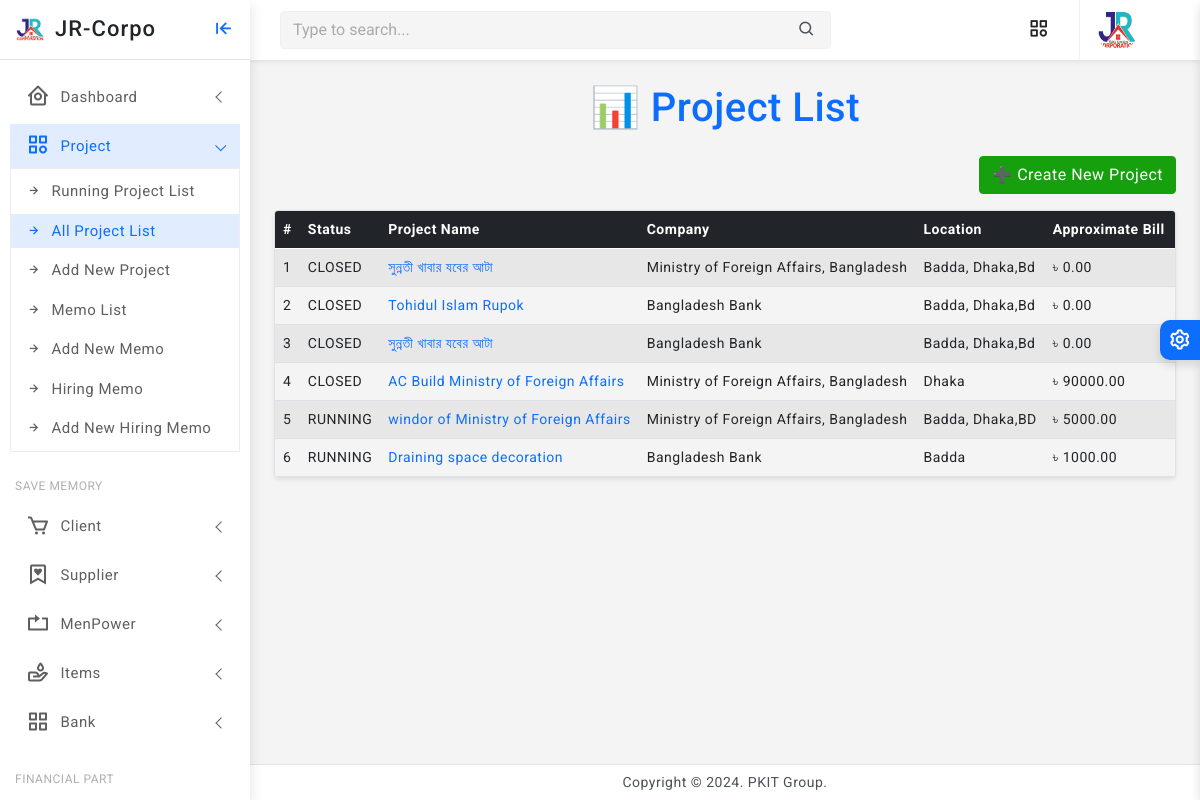
Before: /projects/all/ with the older database file.
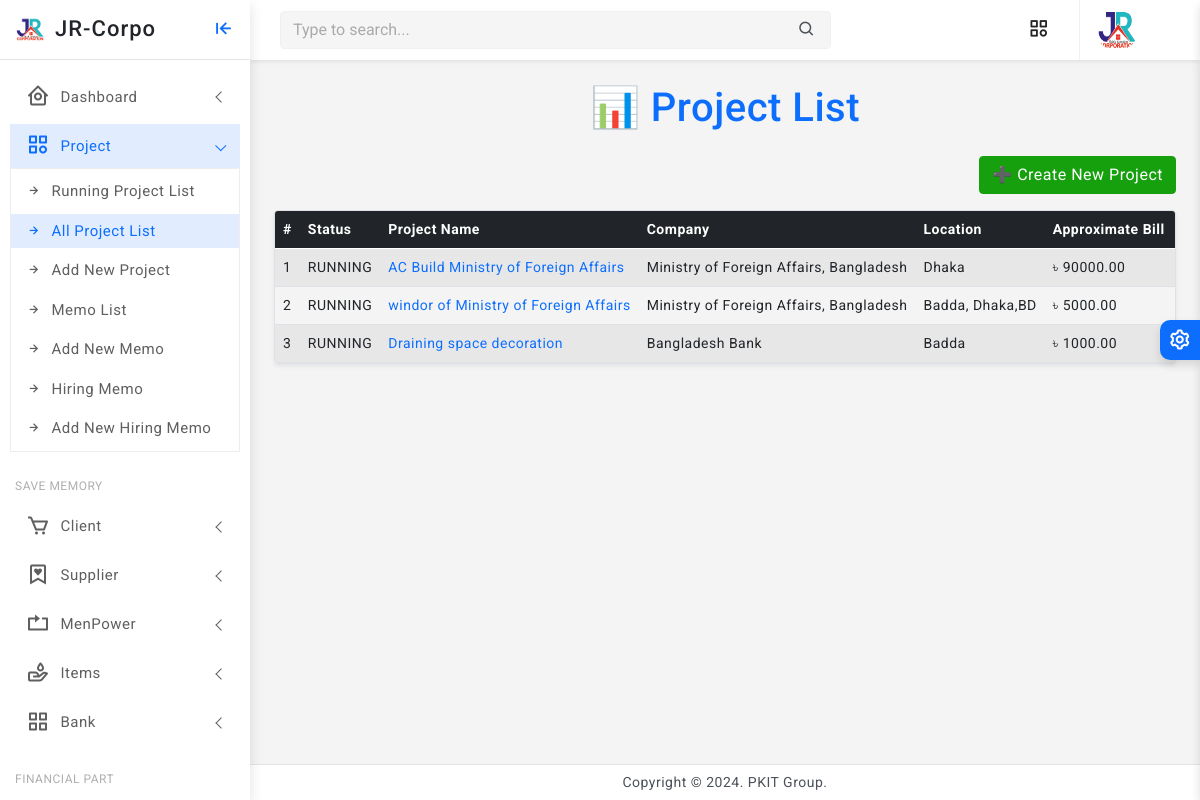
After: the same page with the newer database file.
### core/models.py (models this page shows, shortened)
class Project(models.Model):
    STATUS_CHOICES = [
        ('RUNNING', 'Running'),
        ('TRIAL', 'Trial Period'),
        ('CLOSED', 'Closed'),
        ('OTHER', 'Other'),
    ]
    company = models.ForeignKey(Company, on_delete=models.CASCADE, related_name='projects')
    name = models.CharField(max_length=255)
    location = models.CharField(max_length=255)
    approximate_bill = models.PositiveIntegerField(default=0)
    current_cost = models.PositiveIntegerField(default=0, null=True, blank=True)
    final_bill = models.PositiveIntegerField(default=0, null=True, blank=True)
    current_paid = models.PositiveIntegerField(default=0, null=True, blank=True)
    created_at = models.DateTimeField(auto_now_add=True)
    updated_at = models.DateTimeField(auto_now=True)
    status = models.CharField(max_length=10, null=True, blank=True, choices=STATUS_CHOICES, default='RUNNING')
    @property
    def profit_or_loss(self):
        if self.final_bill is not None and self.current_cost is not None:
            return self.final_bill - self.current_cost
        return 0

class Organization(models.Model):
    name = models.CharField(max_length=255, unique=True)
    location = models.CharField(max_length=255)
    phone = models.CharField(max_length=20)
    logo = models.ImageField(upload_to='media/logos/', blank=True, null=True)
    created_at = models.DateTimeField(auto_now_add=True)
    updated_at = models.DateTimeField(auto_now=True)
    class Meta:
        abstract = True

class Company(Organization):
    pass

### core/views.py (the view)
# urls.py: path('projects/all/', views.all_project_list, name='all_project_list'),
def all_project_list(request):
    projects = Project.objects.all().order_by('-created_at')
    return render(request, 'project/project_list.html', {'projects': projects})

### core/templates/project/project_list.html (shortened to what this page needs)
{% extends 'partials/base0.html' %}
{% block content %}
{% load static %}
<div>
    <h1 class="text-center mb-4 text-primary">📊 Project List</h1>
    <div class="text-end mb-3">
        <a href="{% url 'project_create' %}" class="btn btn-success">➕ Create New Project</a>
    </div>
    {% if projects %}
        <div class="table-responsive shadow-sm rounded border">
            <table class="table table-striped table-hover align-middle mb-0">
                <thead class="table-dark">
                    <tr>
                        <th>#</th>
                        <th>Status</th>
                        <th>Project Name</th>
                        <th>Company</th>
                        <th>Location</th>
                        <th>Approximate Bill</th>
                        <th>Current Paid</th>
                    </tr>
                </thead>
                <tbody>
                    {% for project in projects %}
                    <tr>
                        <td>{{ forloop.counter }}</td>
                        <td>{{ project.status }}</td>
                        <td>
                            <a href="{% url 'project_record_detail' project.pk %}">
                                {{ project.name }}
                            </a>
                        </td>
                        <td>{{ project.company.name }}</td>
                        <td>{{ project.location }}</td>
                        <td>৳ {{ project.approximate_bill|floatformat:2 }}</td>
                        <td>৳ {{ project.current_paid|default:"0.00"|floatformat:2 }}</td>
                    </tr>
                    {% endfor %}
                </tbody>
            </table>
        </div>
    {% else %}
        <div class="alert alert-warning text-center">No projects found.</div>
    {% endif %}
</div>
{% endblock %}

### templates/partials/base0.html (shortened to what this page needs)
<!doctype html>
<html lang="en">
{% load static %}
<head>
	<link href="{% static 'assets/plugins/vectormap/jquery-jvectormap-2.0.2.css' %}" rel="stylesheet"/>
	<link href="{% static 'assets/plugins/simplebar/css/simplebar.css' %}" rel="stylesheet" />
	<link href="{% static 'assets/plugins/perfect-scrollbar/css/perfect-scrollbar.css' %}" rel="stylesheet" />
	<link href="{% static 'assets/plugins/metismenu/css/metisMenu.min.css' %}" rel="stylesheet" />
	<link href="{% static 'assets/css/pace.min.css' %}" rel="stylesheet" />
	<link href="{% static 'assets/css/bootstrap.min.css' %}" rel="stylesheet">
	<link href="{% static 'assets/css/app.css' %}" rel="stylesheet">
	<link href="{% static 'assets/css/icons.css' %}" rel="stylesheet">
	<link rel="stylesheet" href="{% static 'assets/css/dark-theme.css' %}" />
	<link rel="stylesheet" href="{% static 'assets/css/semi-dark.css' %}" />
	<link rel="stylesheet" href="{% static 'assets/css/header-colors.css' %}" />
		<link rel="stylesheet" href="https://use.fontawesome.com/releases/v5.15.2/css/all.css"
>
</head>
<body>
	<div class="wrapper">
		<div class="sidebar-wrapper" data-simplebar="true">
			<div class="sidebar-header">
				<div>
					<img src="{% static 'assets/images/jr.png' %} " class="logo-icon" alt="logo icon">
				</div>
				<div>
				<a href="{% url 'home' %}" class="text-decoration-none">
					<h4 class="logo-text text-dark">JR-Corpo</h4>
				</a>
				</div>
				<div class="toggle-icon ms-auto"><i class='bx bx-arrow-to-left'></i>
				</div>
			</div>
			<ul class="metismenu" id="menu">
				<li>
					<a href="javascript:;" class="has-arrow">
						<div class="parent-icon"><i class='bx bx-home-circle'></i>
						</div>
						<div class="menu-title">Dashboard</div>
					</a>
				</li>
				<li>
					<a href="javascript:;" class="has-arrow">
						<div class="parent-icon"><i class="bx bx-category"></i>
						</div>
						<div class="menu-title">Project</div>
					</a>
					<ul>
						<li> <a href="{% url 'project_list' %}"><i class="bx bx-right-arrow-alt"></i>Running Project List</a>
						</li>
						<li> <a href="{% url 'all_project_list' %}"><i class="bx bx-right-arrow-alt"></i>All Project List</a>
						</li>
						<li> <a href="{% url 'project_create' %}"><i class="bx bx-right-arrow-alt"></i>Add New Project</a>
						</li>
						<li> <a href="{% url 'memo_list' %}"><i class="bx bx-right-arrow-alt"></i>Memo List</a>
						</li>
						<li> <a href="{% url 'memo_create' %}"><i class="bx bx-right-arrow-alt"></i>Add New Memo</a>
						</li>
						<li> <a href="{% url 'manpowermemo_list' %}"><i class="bx bx-right-arrow-alt"></i>Hiring Memo</a>
						</li>
						<li> <a href="{% url 'manpowermemo_create' %}"><i class="bx bx-right-arrow-alt"></i>Add New Hiring Memo</a>
						</li>
					</ul>
				</li>
				<li class="menu-label">Save Memory</li>
				<li>
					<a href="javascript:;" class="has-arrow">
						<div class="parent-icon"><i class='bx bx-cart'></i>
						</div>
						<div class="menu-title"> Client </div>
					</a>
				</li>
				<li>
					<a class="has-arrow" href="javascript:;">
						<div class="parent-icon"><i class='bx bx-bookmark-heart'></i>
						</div>
						<div class="menu-title">Supplier</div>
					</a>
				</li>
				<li>
					<a class="has-arrow" href="javascript:;">
						<div class="parent-icon"><i class="bx bx-repeat"></i>
						</div>
						<div class="menu-title">MenPower</div>
					</a>
				</li>
				<li>
					<a class="has-arrow" href="javascript:;">
						<div class="parent-icon"> <i class="bx bx-donate-blood"></i>
						</div>
						<div class="menu-title">Items</div>
					</a>
				</li>
				<li>
					<a class="has-arrow" href="javascript:;">
						<div class="parent-icon"><i class="bx bx-grid-alt"></i>
						</div>
						<div class="menu-title">Bank</div>
					</a>
				</li>
				<li class="menu-label">Financial Part</li>
			</ul>
		</div>
	<header>
			<div class="topbar d-flex align-items-center">
				<nav class="navbar navbar-expand">
					<div class="search-bar flex-grow-1">
						<div class="position-relative search-bar-box">
							<input type="text" class="form-control search-control" placeholder="Type to search..."> <span class="position-absolute top-50 search-show translate-middle-y"><i class='bx bx-search'></i></span>
						</div>
					</div>
					<div class="top-menu ms-auto">
						<ul class="navbar-nav align-items-center">
							<li class="nav-item dropdown dropdown-large">
								<a class="nav-link dropdown-toggle dropdown-toggle-nocaret" href="#" role="button" data-bs-toggle="dropdown" aria-expanded="false">	<i class='bx bx-category'></i>
								</a>
							</li>
						</ul>
					</div>
					<div class="user-box dropdown">
						<a class="d-flex align-items-center nav-link dropdown-toggle dropdown-toggle-nocaret" href="#" role="button" data-bs-toggle="dropdown" aria-expanded="false">
							<img src="{% static 'assets/images/jr.png' %}" class="user-img" alt="user avatar">
						</a>
					</div>
				</nav>
			</div>
	</header>
		<div class="page-wrapper">
			<div class="page-content">
				{% block content %}
				{% endblock %}
			</div>
		</div>
		<footer class="page-footer">
			<p class="mb-0">Copyright © 2024. PKIT Group.</p>
		</footer>
	</div>
	<div class="switcher-wrapper">
		<div class="switcher-btn"> <i class='bx bx-cog bx-spin'></i>
		</div>
	</div>
</body>
</html>

Changed rows visible on the page:
removed Project: status "CLOSED", name "সুন্নতী খাবার যবের আটা", company.name "Ministry of Foreign Affairs, Bangladesh", location "Badda, Dhaka,Bd", approximate_bill "0.00"
removed Project: status "CLOSED", name "Tohidul Islam Rupok", company.name "Bangladesh Bank", location "Badda, Dhaka,Bd", approximate_bill "0.00"
removed Project: status "CLOSED", name "সুন্নতী খাবার যবের আটা", company.name "Bangladesh Bank", location "Badda, Dhaka,Bd", approximate_bill "0.00"
changed Project "AC Build Ministry of Foreign Affairs": status "CLOSED" → "RUNNING"
